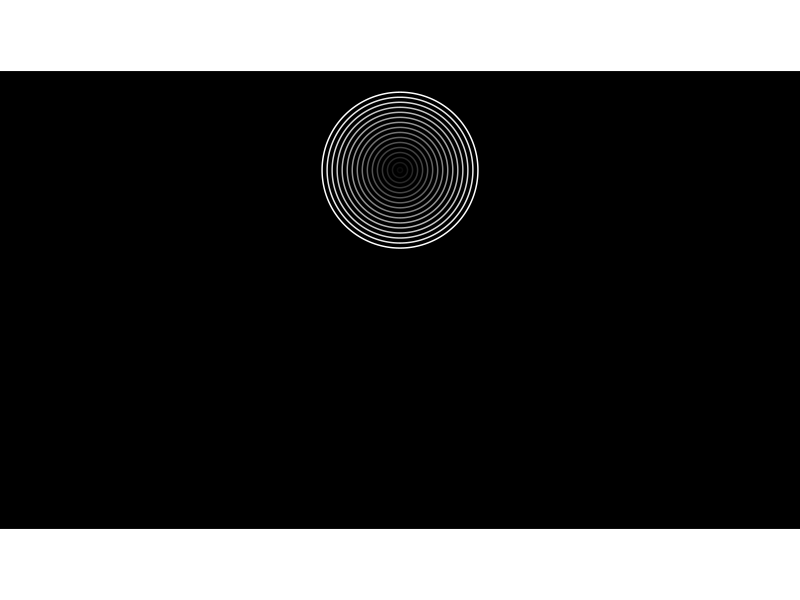
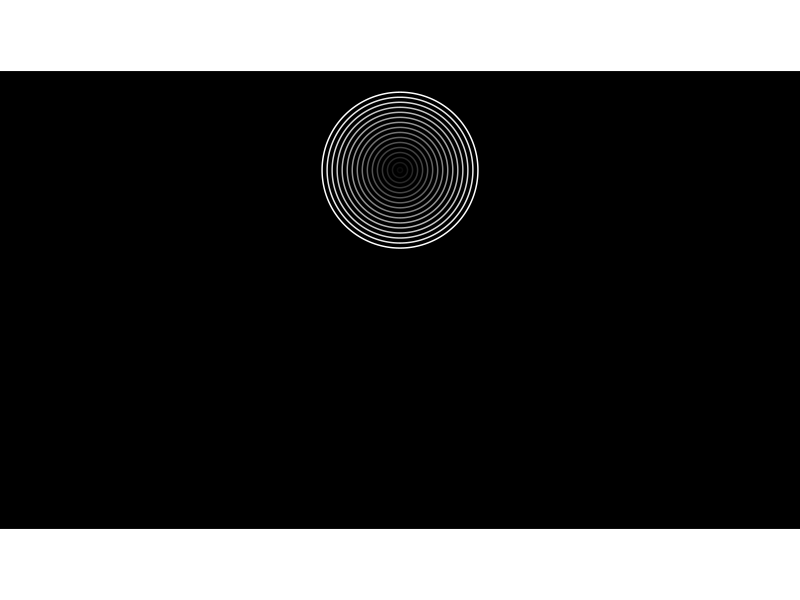

These charts were generated, in order, by the following R code: (Note: this script raises an error after producing the figures.)
## ---- chunk 1
knitr::opts_chunk$set(
  collapse = TRUE,
  comment = "#>"
)
## ---- chunk 2
library(dplyr) # A Grammar of Data Manipulation
library(ggforce) 
library(ggplot2) # Create Elegant Data Visualisations Using the Grammar of Graphics
## ---- chunk 3
df <- expand.grid(x = seq(0, 14, 0.1),
                  t = 0:62) |>
  mutate(y = 4/49 * (7 - x)^2 * sin(2 * x + 0.1 * t))

df2 <- data.frame(t = 0:62) |>
  mutate(x0 = 7,
         y0 = 2.5,
         r = 1.5 * (62 - t)/62)
## ---- chunk 4
ggplot() + 
  geom_line(data = df,
            aes(x = x, 
                y = y,
                group = t,
                color = t),
            linewidth = 0) +
  geom_circle(data = df2 |> filter(t %% 4 == 0),
              aes(x0 = x0, y0 = y0, r = r, color = t)) +
  scale_color_gradient(low = "white", high = "black") +
  theme_void() +
  coord_equal() +
  theme(legend.position = "none",
        panel.background = element_rect(fill = "black"),
        plot.background = element_rect(fill = "black"))

# Save named image
ggsave("outputs/sine-wave.png",
       height = 4,
       width = 7,
       units = "in")
## ---- chunk 5
# Display image
knitr::include_graphics("outputs/sine-wave.png")
